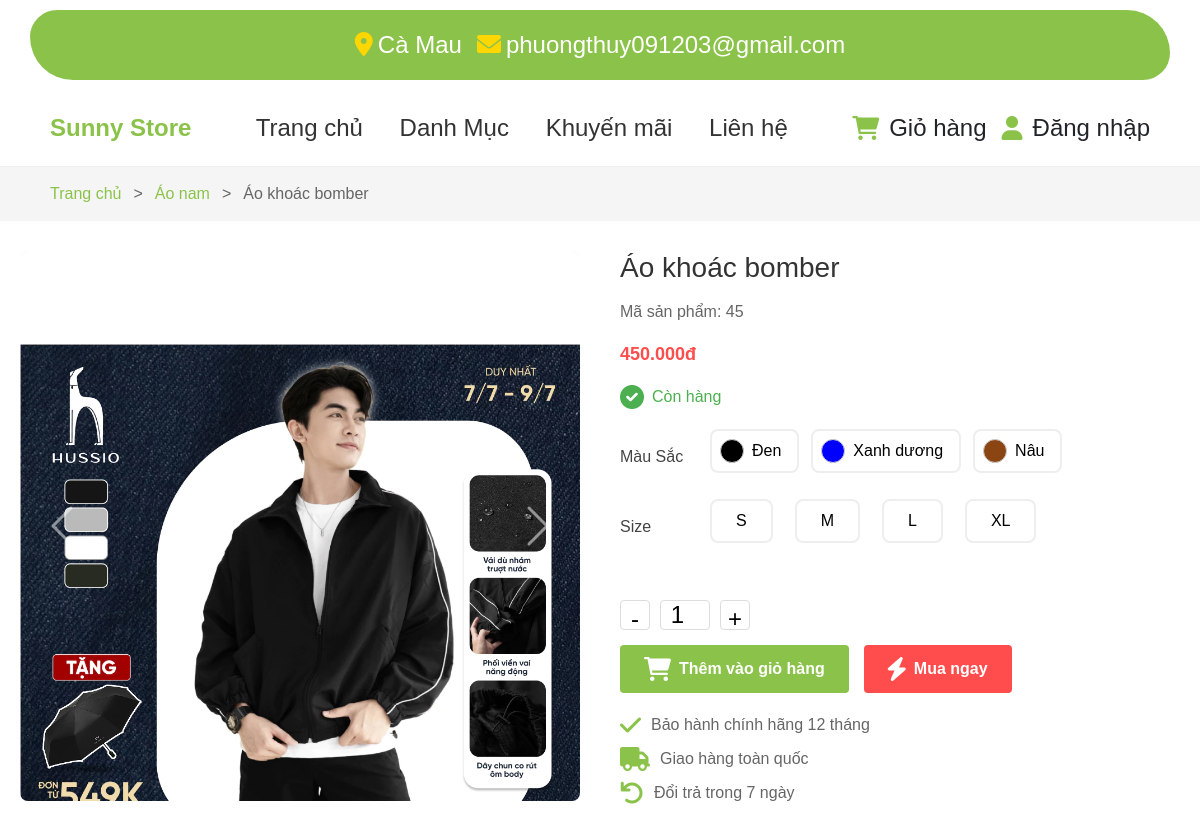
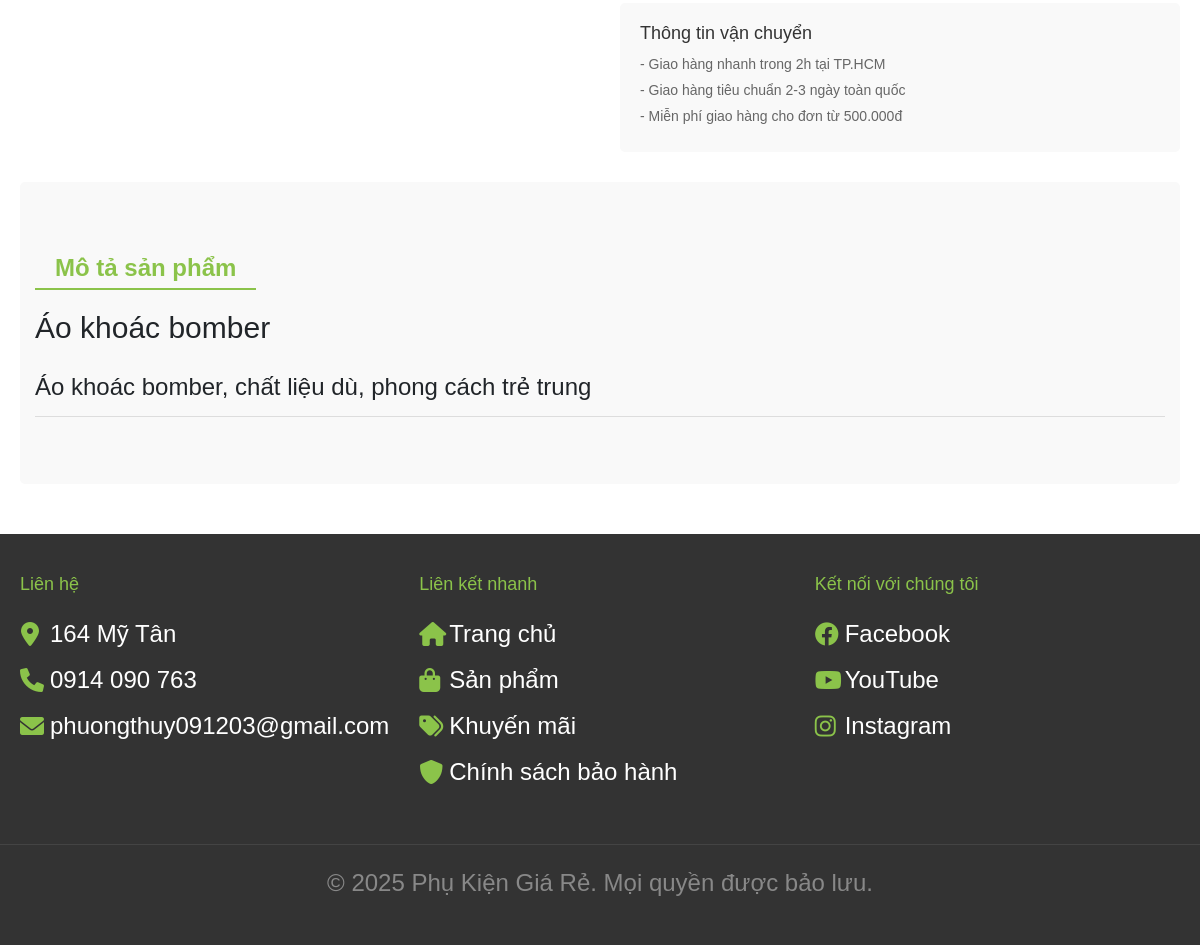
Screenshot of /ProductDetail.php?id=45 with the database file from the repository (2 pictures, top to bottom).
### tables this page shows
CREATE TABLE `danhmuc` (
  `danhmucid` int(11) NOT NULL,
  `tendanhmuc` varchar(255) NOT NULL
);

CREATE TABLE `sanpham` (
  `sanphamid` int(11) NOT NULL,
  `tensanpham` varchar(255) NOT NULL,
  `mota` text DEFAULT NULL,
  `gia` decimal(10,2) NOT NULL,
  `madanhmuc` int(11) DEFAULT NULL,
  `makhuyenmai` int(11) DEFAULT NULL
);

CREATE TABLE `mausac` (
  `mausacid` int(11) NOT NULL,
  `tenmau` varchar(50) NOT NULL,
  `mamau` varchar(7) DEFAULT NULL COMMENT 'Mã màu hex, ví dụ: #FFFFFF'
);

CREATE TABLE `sanpham_size` (
  `id` int(11) NOT NULL,
  `sanphamid` int(11) NOT NULL,
  `sizeid` int(11) NOT NULL,
  `soluong` int(11) NOT NULL DEFAULT 0
);

CREATE TABLE `size` (
  `sizeid` int(11) NOT NULL,
  `kichco` varchar(10) NOT NULL
);

### connect.php (called while the page is built, shortened)
<?php
    $servername = "localhost";
    $username = "root";
    $password = "";
    $dbname = "shoplinhkien";
    $conn = mysqli_connect($servername, $username, $password, $dbname);
    function getProductDetail($productId) {
        global $conn;
        $sql = "SELECT s.*, h.duongdan, d.tendanhmuc
                FROM sanpham s
                LEFT JOIN hinhanhsanpham h ON s.sanphamid = h.masanpham
                LEFT JOIN danhmuc d ON s.madanhmuc = d.danhmucid
                WHERE s.sanphamid = " . intval($productId);
        $result = mysqli_query($conn, $sql);
        return mysqli_fetch_assoc($result);
    }
?>

### functions.php (called while the page is built, shortened)
<?php
if (!function_exists('getProductPromotion')) {
    function getProductPromotion($conn, $productId) {
        $sql = "SELECT k.*
                FROM khuyenmai k
                JOIN sanpham_khuyenmai sk ON k.khuyenmaiid = sk.khuyenmai_id
                WHERE sk.sanpham_id = ?
                AND k.ngaybatdau <= CURRENT_TIMESTAMP
                AND k.ngayketthuc >= CURRENT_TIMESTAMP";
        $stmt = $conn->prepare($sql);
        $stmt->bind_param("i", $productId);
        $stmt->execute();
        $result = $stmt->get_result();
        return null;
    }
}
?>

### ProductDetail.php (the view, shortened to what this page needs)
<?php
require_once 'connect.php';
require_once 'functions.php';
$productId = isset($_GET['id']) ? (int)$_GET['id'] : 0;
$product = getProductDetail($productId);
$sql = "SELECT SUM(soluong) as tonkho FROM sanpham_size WHERE sanphamid = ?";
$stmt = $conn->prepare($sql);
$stmt->bind_param("i", $productId);
$stmt->execute();
$result = $stmt->get_result();
$row = $result->fetch_assoc();
$product['tonkho'] = $row['tonkho'] ?? 0;
$images = [];
$sql = "SELECT duongdan FROM hinhanhsanpham WHERE masanpham = ?";
$stmt = $conn->prepare($sql);
$stmt->bind_param("i", $productId);
$stmt->execute();
$result = $stmt->get_result();
while ($row = $result->fetch_assoc()) {
    $images[] = $row['duongdan'];
}
$sizes = [];
$sql = "SELECT sz.sizeid, sz.kichco, ss.soluong
        FROM sanpham_size ss
        JOIN size sz ON ss.sizeid = sz.sizeid
        WHERE ss.sanphamid = ? AND ss.soluong > 0";
$stmt = $conn->prepare($sql);
$stmt->bind_param("i", $productId);
$stmt->execute();
$result = $stmt->get_result();
while ($row = $result->fetch_assoc()) {
    $sizes[] = $row;
}
$colors = [];
$sql = "SELECT ms.mausacid, ms.tenmau, ms.mamau
        FROM sanpham_mausac sm
        JOIN mausac ms ON sm.mausacid = ms.mausacid
        WHERE sm.sanphamid = ?";
$stmt = $conn->prepare($sql);
$stmt->bind_param("i", $productId);
$stmt->execute();
$result = $stmt->get_result();
while ($row = $result->fetch_assoc()) {
    $colors[] = $row;
}
$colorAvailable = [];
foreach ($colors as $cl) {
    $sql = "SELECT COUNT(*) as cnt FROM sanpham_size ss JOIN sanpham_mausac sm ON ss.sanphamid = sm.sanphamid WHERE ss.sanphamid = ? AND sm.mausacid = ? AND ss.soluong > 0";
    $stmt = $conn->prepare($sql);
    $stmt->bind_param("ii", $productId, $cl['mausacid']);
    $stmt->execute();
    $result = $stmt->get_result();
    $row = $result->fetch_assoc();
    $colorAvailable[$cl['mausacid']] = $row['cnt'] > 0;
}
?>
<!DOCTYPE html>
<html lang="en">
<head>
    <link href="https://cdnjs.cloudflare.com/ajax/libs/font-awesome/6.0.0/css/all.min.css" rel="stylesheet">
    <link href="https://cdn.jsdelivr.net/npm/bootstrap@5.3.0/dist/css/bootstrap.min.css" rel="stylesheet">
</head>
<body>
<?php include 'header.php'; ?>
    <div class="breadcrumb">
        <a href="home.php">Trang chủ</a>
        <span class="breadcrumb-separator">&gt;</span>
        <a href="?category=<?php echo $product['madanhmuc']; ?>"><?php echo $product['tendanhmuc']; ?></a>
        <span class="breadcrumb-separator">&gt;</span>
        <span><?php echo $product['tensanpham']; ?></span>
    </div>
    <div class="product-detail">
        <div class="product-gallery">
            <div id="productCarousel" class="carousel slide" data-bs-ride="carousel">
                <div class="carousel-inner">
                    <?php foreach ($images as $idx => $img): ?>
                        <div class="carousel-item <?php echo $idx === 0 ? 'active' : ''; ?>">
                            <img src="picture/<?php echo $img; ?>" class="d-block w-100" alt="Ảnh sản phẩm">
                        </div>
                    <?php endforeach; ?>
                </div>
                <?php if (count($images) > 1): ?>
                    <button class="carousel-control-prev" type="button" data-bs-target="#productCarousel" data-bs-slide="prev">
                        <span class="carousel-control-prev-icon" aria-hidden="true"></span>
                    </button>
                    <button class="carousel-control-next" type="button" data-bs-target="#productCarousel" data-bs-slide="next">
                        <span class="carousel-control-next-icon" aria-hidden="true"></span>
                    </button>
                <?php endif; ?>
            </div>
        </div>
        <div class="product-info">
            <h1 class="product-title"><?php echo $product['tensanpham']; ?></h1>
            <div class="product-code">Mã sản phẩm: <?php echo $product['sanphamid']; ?></div>
            <div class="price-container">
                <?php
                $promotion = getProductPromotion($conn, $product['sanphamid']);
                if ($promotion):
                    $discounted_price = calculateDiscountedPrice($product['gia'], $promotion);
                ?>
                    <div class="price-wrapper">
                        <span class="original-price"><?php echo number_format($product['gia'], 0, ',', '.'); ?>đ</span>
                        <span class="discounted-price"><?php echo number_format($discounted_price, 0, ',', '.'); ?>đ</span>
                    </div>
                    <span class="discount-badge">-<?php echo $promotion['giatrigiamgia']; ?>%</span>
                <?php else: ?>
                    <span class="normal-price"><?php echo number_format($product['gia'], 0, ',', '.'); ?>đ</span>
                <?php endif; ?>
            </div>
            <div class="stock-status">
                <?php if ($product['tonkho'] > 0): ?>
                    <i class="fas fa-check-circle" style="color: #4CAF50;"></i> Còn hàng
                <?php else: ?>
                    <i class="fas fa-times-circle" style="color: #f44336;"></i> Hết hàng
                <?php endif; ?>
            </div>
            <div class="product-actions">
                <div class="product-options" style="margin-bottom: 16px;">
                    <?php if (count($colors) > 0): ?>
                        <div style="display: flex; align-items: center; margin-bottom: 8px;">
                            <span class="product-options-label">Màu Sắc</span>
                            <div class="color-options">
                                <?php foreach ($colors as $cl): ?>
                                    <button type="button" class="color-btn" data-color-id="<?php echo $cl['mausacid']; ?>" style="<?php if($cl['mamau']) echo 'background: #fff;'; ?>" <?php echo !$colorAvailable[$cl['mausacid']] ? 'disabled' : ''; ?>>
                                        <span class="color-dot" style="background: <?php echo htmlspecialchars($cl['mamau']); ?>;"></span>
                                        <?php echo htmlspecialchars($cl['tenmau']); ?>
                                    </button>
                                <?php endforeach; ?>
                            </div>
                        </div>
                    <?php endif; ?>
                    <?php if (count($sizes) > 0): ?>
                        <div style="display: flex; align-items: center; margin-bottom: 8px;">
                            <span class="product-options-label">Size</span>
                            <div class="size-options">
                                <?php foreach ($sizes as $sz): ?>
                                    <button type="button" class="size-btn" data-size-id="<?php echo $sz['sizeid']; ?>" <?php echo $sz['soluong'] <= 0 ? 'disabled' : ''; ?>>
                                        <?php echo htmlspecialchars($sz['kichco']); ?>
                                    </button>
                                <?php endforeach; ?>
                            </div>
                        </div>
                    <?php endif; ?>
                </div>
                <div class="quantity-selector">
                    <button onclick="decreaseQuantity()" <?php echo $product['tonkho'] <= 0 ? 'disabled' : ''; ?>>-</button>
                    <input type="number" id="quantity" value="1" min="1" max="<?php echo $product['tonkho']; ?>"
                           <?php echo $product['tonkho'] <= 0 ? 'disabled' : ''; ?>>
                    <button onclick="increaseQuantity()" <?php echo $product['tonkho'] <= 0 ? 'disabled' : ''; ?>>+</button>
                </div>
                <div class="button-group">
                    <button class="add-to-cart-btn" onclick="addToCart(<?php echo $product['sanphamid']; ?>)"
                            <?php echo $product['tonkho'] <= 0 ? 'disabled' : ''; ?>>
                        <i class="fas fa-shopping-cart"></i> Thêm vào giỏ hàng
                    </button>
                    <button class="buy-now-btn" onclick="buyNow(<?php echo $product['sanphamid']; ?>)"
                            <?php echo $product['tonkho'] <= 0 ? 'disabled' : ''; ?>>
                        <i class="fas fa-bolt"></i> Mua ngay
                    </button>
                </div>
            </div>
            <div class="product-features">
                <div class="feature-item">
                    <i class="fas fa-check"></i> Bảo hành chính hãng 12 tháng
                </div>
                <div class="feature-item">
                    <i class="fas fa-truck"></i> Giao hàng toàn quốc
                </div>
                <div class="feature-item">
                    <i class="fas fa-undo"></i> Đổi trả trong 7 ngày
                </div>
            </div>
            <div class="shipping-info">
                <h3>Thông tin vận chuyển</h3>
                <p>- Giao hàng nhanh trong 2h tại TP.HCM</p>
                <p>- Giao hàng tiêu chuẩn 2-3 ngày toàn quốc</p>
                <p>- Miễn phí giao hàng cho đơn từ 500.000đ</p>
            </div>
        </div>
    </div>
    <div style="max-width: 1200px; margin: 0 auto; padding: 0 20px;">
        <div class="product-description">
            <div class="description-tabs">
                 <button class="tab-button active">Mô tả sản phẩm</button>
                <h5 style="margin-top: 10px;"><?php echo $product['tensanpham']; ?></h5>
                <?php
                echo nl2br($product['mota']);
                ?>
            </div>
        </div>
    </div>
    <?php include 'footer.php'; ?>
</body>
</html>

### ProductDetail.php (style rules this page uses)
* { margin: 0; padding: 0; font-size: 24px; box-sizing: border-box; font-family: Arial, sans-serif; }
.breadcrumb { display: flex; align-items: center; padding: 15px 50px; background: #f5f5f5; gap: 8px; font-size: 16px; }
.breadcrumb a { color: #8BC34A; text-decoration: none; font-size: 16px; }
.breadcrumb span { color: #666; font-size: 16px; }
.breadcrumb-separator { color: #bbb; font-size: 18px; margin: 0 4px; display: flex; align-items: center; user-select: none; }
.product-detail { max-width: 1200px; margin: 30px auto; padding: 0 20px; display: flex; gap: 40px; }
.product-gallery { flex: 1; }
#productCarousel { width: 100%; height: 550px; border-radius: 8px; overflow: hidden; background: #f5f5f5; margin-bottom: 20px; }
#productCarousel .carousel-inner { width: 100%; height: 550px; }
#productCarousel img { width: 100%; height: 100%; object-fit: contain; display: block; margin: 0 auto; background: #f5f5f5; border-radius: 8px; }
.product-info { flex: 1; }
.product-title { font-size: 28px; color: #333; margin-bottom: 15px; }
.product-code { color: #666; font-size: 16px; margin-bottom: 20px; }
.stock-status { color: #4CAF50; font-size: 16px; margin-bottom: 20px; }
.product-actions { margin-top: 20px; display: flex; flex-direction: column; gap: 15px; }
.quantity-selector { display: flex; align-items: center; gap: 10px; }
.quantity-selector button { width: 30px; height: 30px; border: 1px solid #ddd; background: #fff; border-radius: 4px; cursor: pointer; }
.quantity-selector input { width: 50px; height: 30px; text-align: center; border: 1px solid #ddd; border-radius: 4px; }
.button-group { display: flex; gap: 15px; }
.add-to-cart-btn, .buy-now-btn { padding: 12px 24px; border: none; border-radius: 4px; cursor: pointer; font-size: 16px; font-weight: bold; display: flex; align-items: center; gap: 8px; transition: background-color 0.3s ease; }
.add-to-cart-btn { background-color: #8BC34A; color: white; }
.buy-now-btn { background-color: #ff4d4d; color: white; }
.stock-status { margin: 15px 0; font-size: 16px; display: flex; align-items: center; gap: 8px; }
.product-code { color: #666; margin: 5px 0; }
.product-description { margin: 15px 0; padding: 15px; background: #f9f9f9; border-radius: 5px; white-space: pre-line; line-height: 0.8; font-size: 40px; }
.description-tabs { border-bottom: 1px solid #ddd; margin-bottom: 20px; padding-bottom: 20px; }
.tab-button { padding: 10px 20px; border: none; background: none; cursor: pointer; font-size: 24px; font-weight: bold; color: #666; margin-bottom: 10px; }
.tab-button.active { color: #8BC34A; border-bottom: 2px solid #8BC34A; }
.shipping-info { margin-top: 20px; padding: 20px; background: #f9f9f9; border-radius: 5px; }
.shipping-info h3 { font-size: 18px; color: #333; margin-bottom: 10px; }
.shipping-info p { font-size: 14px; color: #666; margin-bottom: 5px; }
.product-features { margin-top: 20px; }
.feature-item { display: flex; align-items: center; margin-bottom: 10px; font-size: 16px; color: #666; }
.feature-item i { color: #8BC34A; margin-right: 10px; }
.price-container { margin: 10px 0; }
.discounted-price, .normal-price { color: #ff4d4d; font-size: 18px; font-weight: bold; }
.color-options, .size-options { display: flex; flex-wrap: wrap; gap: 12px; margin-bottom: 18px; align-items: center; }
.color-btn { display: flex; align-items: center; gap: 8px; border: 2px solid #eee; border-radius: 8px; background: #fff; padding: 8px 16px 8px 8px; cursor: pointer; font-size: 16px; transition: border 0.2s, box-shadow 0.2s; min-width: 80px; min-height: 40px; position: relative; }
.color-btn .color-dot { width: 24px; height: 24px; border-radius: 50%; border: 1.5px solid #ccc; display: inline-block; background: #eee; }
.size-btn { border: 2px solid #eee; border-radius: 8px; background: #fff; padding: 8px 24px; font-size: 16px; cursor: pointer; min-width: 60px; min-height: 40px; transition: border 0.2s, box-shadow 0.2s; margin-right: 10px; }
.product-options-label { min-width: 90px; display: inline-block; font-size: 16px; color: #444; margin-bottom: 6px; }

### header.php (style rules this page uses)
* { margin: 0; padding: 0; font-size: 24px; box-sizing: border-box; font-family: Arial, sans-serif; }

### rows the page displays
danhmuc: tendanhmuc "Áo nam"
sanpham: tensanpham "Áo khoác bomber", sanphamid "45", gia "450.000", mota "Áo khoác bomber, chất liệu dù, phong cách trẻ trung"
mausac: tenmau "Đen"
mausac: tenmau "Xanh dương"
mausac: tenmau "Nâu"
sanpham_size: sizeid.kichco "S"
sanpham_size: sizeid.kichco "M"
sanpham_size: sizeid.kichco "L"
sanpham_size: sizeid.kichco "XL"
